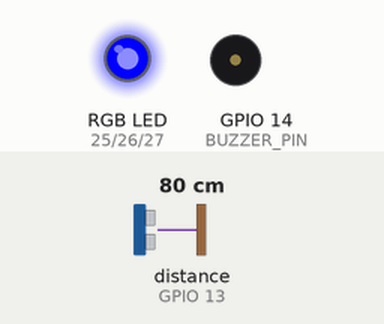
The sketch below on a simulated ESP32. Parts: an RGB LED mixed from three pins (HIGH = lit), buzzer (waves = sounding, pin HIGH). Wiring (inferred from the names in the program): ultrasonic range finder: trigger GPIO 12; echo GPIO 13. The inputs (shaded band) are chosen by the test bench; at power-on: distance to the obstacle (sensor on GPIO 13) 80 cm. The echo pulse lasts 58.3 µs per cm; dim RGB values are drawn brighter than linear; WiFi joins after 1.5 s; servers stay silent unless stated; the local clock reads 2024-03-15 10:24:30 at power-on unless the sketch sets it; web services answer with replies made up by the test bench; pins used as bus, display or sensor lines are not drawn; what the sketch prints to the serial monitor is not drawn.

Above: at 0.1 s.
At 6.7 s:
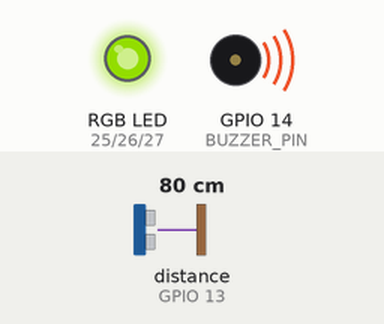
At 11.8 s:
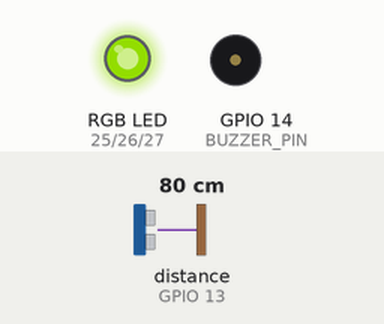
Timing chart, 0 to 13.3 s (numbered marks = the images above):
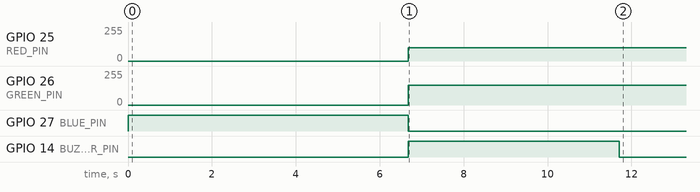

Measured:
- by itself, GPIO 25 (RED_PIN): 0/255 → 100/255 at 6.7 s
- by itself, GPIO 26 (GREEN_PIN): 0/255 → 150/255 at 6.7 s
- by itself, GPIO 27 (BLUE_PIN): HIGH → LOW at 6.7 s
- by itself, GPIO 14 (BUZZER_PIN): LOW → HIGH at 6.7 s, → LOW 5.0 s later

The sketch:

iotnew3.ino
```cpp
#include <WiFi.h>
#include <WiFiUdp.h>
#include <HTTPClient.h>
#include <time.h>

// ===================== WiFi =====================
const char* ssid = "Med";
const char* password = "11223366m";

// ===================== ThingSpeak =====================
String thingspeakApiKey = "8YVCQ7URU0KT6IQS";

// ===================== Time (GMT+3) =====================
const char* ntpServer = "pool.ntp.org";
const long  gmtOffset_sec = 3 * 3600;
const int   daylightOffset_sec = 0;

// ===================== Pins =====================
#define TRIG 12
#define ECHO 13

#define RED_PIN   25
#define GREEN_PIN 26
#define BLUE_PIN  27

#define BUZZER_PIN 14

// ===================== Expiry date =====================
int expDay = 27;
int expMonth = 12;
int expYear = 2025;
unsigned long MED_EXPIRY_EPOCH = 0;

// ===================== Levels (cm) =====================
float fullLevel  = 2.5;
float emptyLevel = 4.88;

// ===================== Timers =====================
unsigned long lastPrint = 0;
unsigned long lastCloudUpdate = 0;
const unsigned long cloudInterval = 20000;

// ===================== Confirmation =====================
const unsigned long confirmTime = 5000;

// ===================== Buzzer =====================
bool buzzerActive = false;
unsigned long buzzerStart = 0;
const unsigned long buzzerDuration = 5000;

// ===================== Medication =====================
bool medActive = false;
unsigned long medStartTime = 0;
const unsigned long medDuration = 120000; // ADD: كانت 60000 (دقيقة)
int medHour = 12;
int medMinute = 45;

// ===================== Expiry ADD =====================
bool expiryBuzzed = false; // ADD

// ===================== LOW confirmation =====================
unsigned long lowCandidateSince = 0;
unsigned long lowClearSince = 0;
bool lowConfirmed = false;
bool lowLatched = false;

// =====================================================

void setup() {
  Serial.begin(115200);

  pinMode(TRIG, OUTPUT);
  pinMode(ECHO, INPUT);

  pinMode(RED_PIN, OUTPUT);
  pinMode(GREEN_PIN, OUTPUT);
  pinMode(BLUE_PIN, OUTPUT);

  pinMode(BUZZER_PIN, OUTPUT);
  noBuzz();
  rgbBlue();

  WiFi.begin(ssid, password);
  while (WiFi.status() != WL_CONNECTED) {
    delay(200);
    Serial.print(".");
  }
  Serial.println("\nWiFi Connected!");

  configTime(gmtOffset_sec, daylightOffset_sec, ntpServer);
  MED_EXPIRY_EPOCH = convertDateToEpoch(expDay, expMonth, expYear);
}

// =====================================================

void loop() {

  struct tm timeinfo;
  if (!getLocalTime(&timeinfo)) return;

  int hour   = timeinfo.tm_hour;
  int minute = timeinfo.tm_min;
  int second = timeinfo.tm_sec;

  float level = readUltrasonic();
  float fillPercent = getFillPercent(level);
  long daysLeft = getDaysLeft();

  if (millis() - lastPrint >= 1000) {
    lastPrint = millis();
    Serial.printf(
      "⏰ %02d:%02d:%02d | Dist %.2f | Fill %.1f%% | LOW=%d | med=%d\n",
      hour, minute, second, level, fillPercent, lowConfirmed, medActive
    );
  }

  bool lowRaw = (fillPercent <= 20);

  if (lowRaw && !lowConfirmed) {
    if (lowCandidateSince == 0)
      lowCandidateSince = millis();
    else if (millis() - lowCandidateSince >= confirmTime) {
      lowConfirmed = true;
      lowCandidateSince = 0;
    }
  }

  if (!lowRaw && lowConfirmed) {
    if (lowClearSince == 0)
      lowClearSince = millis();
    else if (millis() - lowClearSince >= confirmTime) {
      lowConfirmed = false;
      lowClearSince = 0;
      lowLatched = false;
    }
  }

  if (!lowRaw) lowCandidateSince = 0;

  if (lowConfirmed && !lowLatched && !medActive) {
    Serial.println("⚠️ LOW LEVEL CONFIRMED");
    lowLatched = true;

    buzz();
    buzzerActive = true;
    buzzerStart = millis();
  }

  // ===================== MEDICATION =====================
  bool medTriggerNow = (hour == medHour && minute == medMinute && second < 5);

  if (medTriggerNow && !medActive) {
    medActive = true;
    medStartTime = millis();

    Serial.println("🚨 MEDICATION TIME");

    buzz();
    buzzerActive = true;
    buzzerStart = millis();
  }

  if (medActive && millis() - medStartTime >= medDuration) {
    medActive = false;
  }

  // ===================== EXPIRY ADD ONLY =====================
  if (daysLeft <= 0 && !expiryBuzzed) {
    expiryBuzzed = true;
    buzz();
    buzzerActive = true;
    buzzerStart = millis();
  }

  if (buzzerActive && millis() - buzzerStart >= buzzerDuration) {
    noBuzz();
    buzzerActive = false;
  }

  // ===================== RGB (ORIGINAL LOGIC + ADD) =====================
  if (medActive)         rgbRed();
  else if (lowConfirmed) rgbYellow();
  else if (daysLeft <= 0) rgbGreen(); // ADD
  else                   rgbBlue();

  if (millis() - lastCloudUpdate >= cloudInterval) {
    lastCloudUpdate = millis();
    sendToThingSpeak(medActive ? 1 : 0, fillPercent, daysLeft);
  }

  delay(10);
}

// =====================================================
float readUltrasonic() {
  float sum = 0;
  int valid = 0;

  for (int i = 0; i < 7; i++) {
    digitalWrite(TRIG, LOW);
    delayMicroseconds(2);
    digitalWrite(TRIG, HIGH);
    delayMicroseconds(10);
    digitalWrite(TRIG, LOW);

    long duration = pulseIn(ECHO, HIGH, 25000);
    if (duration == 0) continue;

    float cm = duration * 0.034 / 2;
    if (cm < fullLevel - 0.2 || cm > emptyLevel + 0.2) continue;

    sum += cm;
    valid++;
    delay(5);
  }

  if (valid == 0) return emptyLevel;
  return sum / valid;
}

// =====================================================
float getFillPercent(float level) {
  if (level >= emptyLevel) return 0;
  if (level <= fullLevel)  return 100;
  return constrain(
    ((emptyLevel - level) / (emptyLevel - fullLevel)) * 100,
    0, 100
  );
}

// =====================================================
unsigned long convertDateToEpoch(int d, int m, int y) {
  struct tm t = {0};
  t.tm_mday = d;
  t.tm_mon = m - 1;
  t.tm_year = y - 1900;
  return mktime(&t);
}

long getDaysLeft() {
  time_t now;
  time(&now);
  return (MED_EXPIRY_EPOCH - now) / 86400;
}

// ===================== RGB =====================
void rgbRed()    { analogWrite(RED_PIN,255); analogWrite(GREEN_PIN,0);   analogWrite(BLUE_PIN,0); }
void rgbYellow() { analogWrite(RED_PIN,100); analogWrite(GREEN_PIN,150); analogWrite(BLUE_PIN,0); }
void rgbGreen()  { analogWrite(RED_PIN,0);   analogWrite(GREEN_PIN,255); analogWrite(BLUE_PIN,0); }
void rgbBlue()   { analogWrite(RED_PIN,0);   analogWrite(GREEN_PIN,0);   analogWrite(BLUE_PIN,255); }

// ===================== Buzzer =====================
void buzz()   { digitalWrite(BUZZER_PIN, HIGH); }
void noBuzz() { digitalWrite(BUZZER_PIN, LOW); }

// ===================== ThingSpeak =====================
void sendToThingSpeak(int medActive, float fillPercent, long daysLeft) {
  if (WiFi.status() != WL_CONNECTED) return;

  HTTPClient http;
  String url = "http://api.thingspeak.com/update?api_key=" + thingspeakApiKey;
  url += "&field1=" + String(medActive);
  url += "&field2=" + String(daysLeft);
  url += "&field3=" + String(fillPercent);

  http.begin(url);
  http.GET();
  http.end();
}
```
